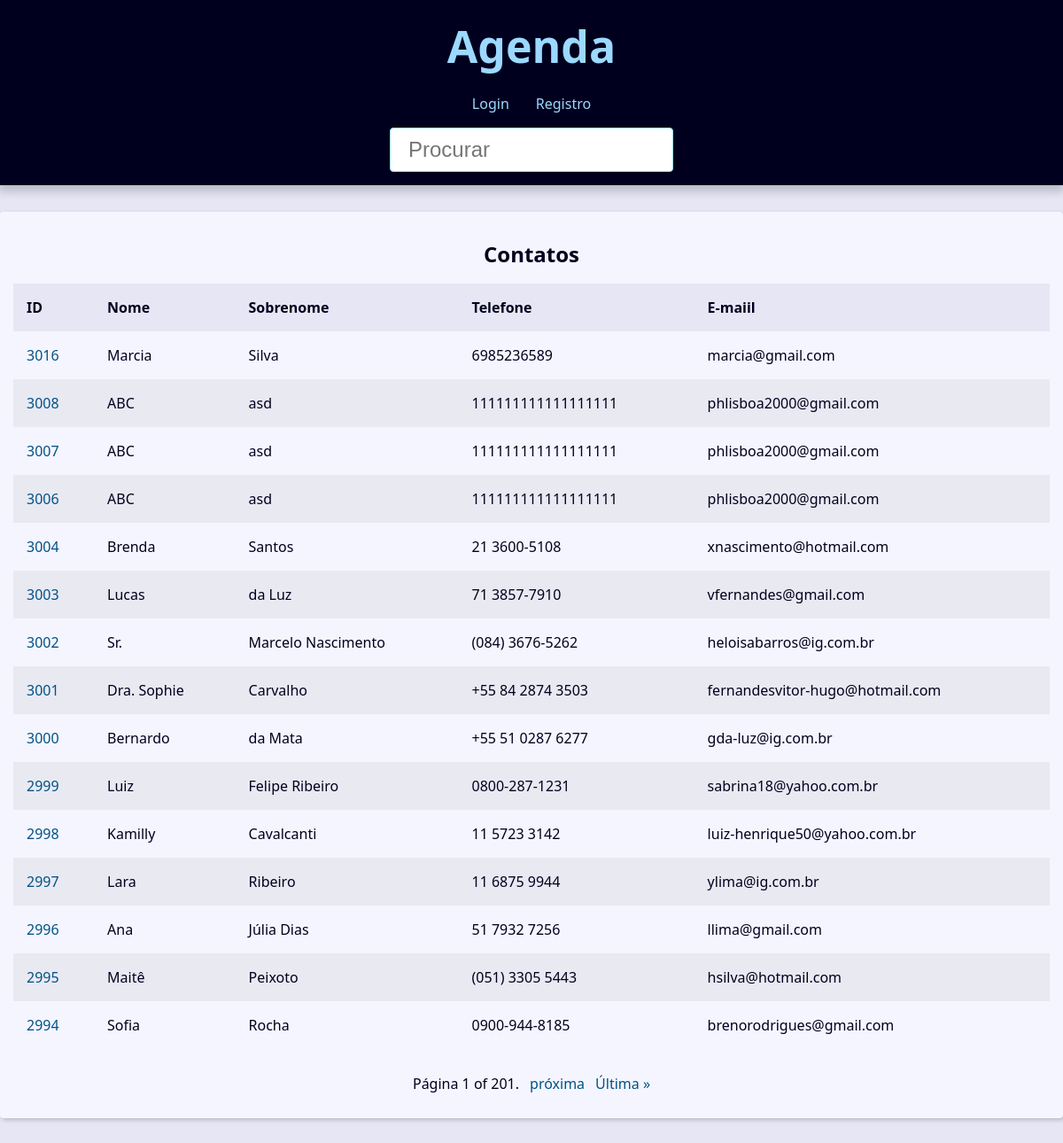
Before: / with the older database file.
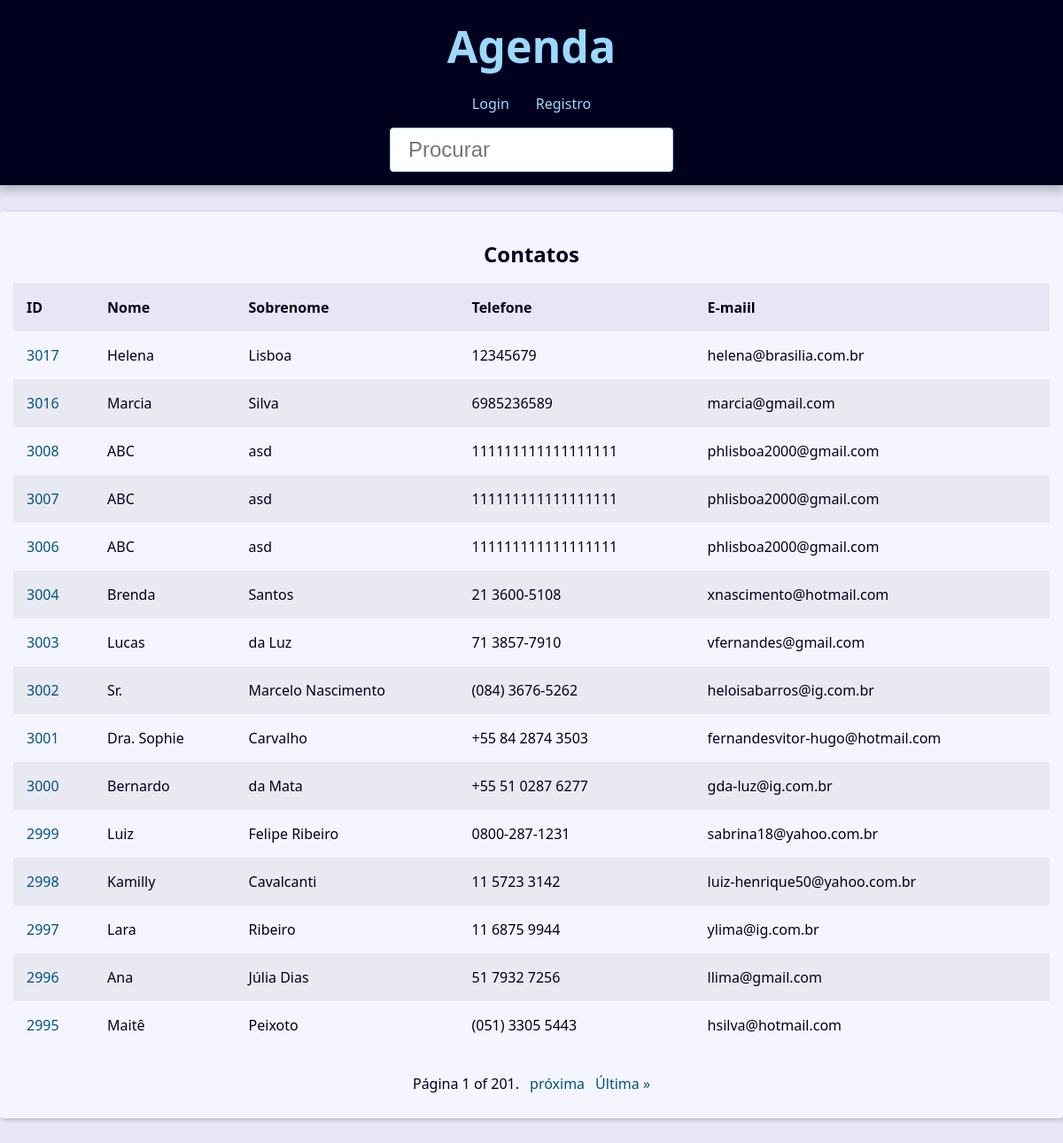
After: the same page with the newer database file.
### contato/models.py (models this page shows, shortened)
class Contato(models.Model):
    primeiro_nome = models.CharField(verbose_name='Nome', max_length=100)
    segundo_nome = models.CharField(max_length=150, verbose_name='Sobrenome')
    telefone = models.CharField(max_length=50)
    email = models.EmailField(max_length=256, blank=True)
    data_criacao = models.DateTimeField(default=timezone.now)
    descricao = models.TextField(blank=True)
    visivel = models.BooleanField(default=True)
    imagem = models.ImageField(blank=True, upload_to='imagens/%Y/%m/')
    categoria = models.ForeignKey(Categoria,
                                  on_delete=models.SET_NULL,
                                  blank=True, null=True)
    owner = models.ForeignKey(
        User,
        on_delete=models.SET_NULL,
        blank=True, null=True
    )

### contato/views/contato_view.py (the view)
# urls.py: path('', index, name="index"),
def index(request):
    contatos = Contato.objects.all().filter(visivel=True).order_by('-id')
    paginator = Paginator(contatos, 15)
    page_number = request.GET.get("page")
    page_obj = paginator.get_page(page_number)
    context = {
        'page_obj': page_obj,
        'site_titulo': 'Contatos '
    }
    return render(request, 'contato/index.html', context)

### contato/templates/contato/index.html
{% extends 'global/base.html' %}
{% block conteudo %}
    {% if page_obj %}
        <div class="responsive-table">
            <table class="contacts-table">
                <caption class="table-caption">
                    Contatos
                </caption>
                <thead>
                    <tr class="table-row table-row-header">
                        <th class="table-header">ID</th>
                        <th class="table-header">Nome</th>
                        <th class="table-header">Sobrenome</th>
                        <th class="table-header">Telefone</th>
                        <th class="table-header">E-maiil</th>
                    </tr>
                </thead>
                <tbody>
                    {% for contato in page_obj  %}
                        <tr class="table-row">
                            <td class="table-cel">
                                <a class="table-link" href="{% url 'contato:contato' contato.id %}"> {{ contato.id }} </a>
                            </td>
                            <td class="table-cel">
                                {{ contato.primeiro_nome }}
                            </td>
                            <td class="table-cel">
                                {{ contato.segundo_nome }}
                            </td>
                            <td class="table-cel">
                                {{ contato.telefone }}
                            </td>
                            <td class="table-cel">
                                {{ contato.email }}
                            </td>
                        </tr>
                    {% endfor %}
                </tbody>
            </table>
        </div>
    {% else %}
    <div class="sigle-contact">
        <h1 class="sigle-contact-name">
            Não foi possível encontar
        </h1>
    </div>
    {% endif %}
{% endblock conteudo %}

### base_templates/global/base.html (shortened to what this page needs)
<!DOCTYPE html>
{% load static %}
<html lang="pt-br">
<head>
    {% include "global/partials/head.html" %}
</head>
<body>
    {% include "global/partials/header.html" %}
    <main class="content">
        {% block conteudo %}{% endblock conteudo %}
        {% include "global/partials/paginacao.html" %}
    </main>
</body>
</html>

### base_templates/global/partials/head.html (shortened to what this page needs)
{% load static %}
<link rel="stylesheet" href=" {% static 'global/css/style.css' %} ">

### base_templates/global/partials/header.html
<header class="header">
    <h1 class="header-heading">
        <a class="header-link" href=" {% url 'contato:index' %}">Agenda</a>
    </h1>
    <nav class-="menu">
        <ul class="menu-list">
            {% if user.is_authenticated %}
                <li class="menu-item">
                    <a class="menu-link" href="{% url 'contato:criacao' %}">
                        Cadastrar
                    </a>
                </li>
                <li class="menu-item">
                    <a class="menu-link" href="{% url 'contato:atualizar_usuario' %}">
                        Atualizar
                    </a>
                </li>
                <li class="menu-item">
                    <a class="menu-link" href="{% url 'contato:logout' %}">
                        Sair
                    </a>
                </li>
            {% else %}
                <li class="menu-item">
                    <a class="menu-link" href="{% url 'contato:login' %}">
                        Login
                    </a>
                </li>
                <li class="menu-item">
                    <a class="menu-link" href="{% url 'contato:registro' %}">
                        Registro
                    </a>
                </li>
            {% endif %}
        </ul>
    </nav>
    <div class="search">
        <form action="{% url 'contato:buscar' %}" method="get">
            <input
            class="search-input"
            type="search"
            name="q"
            id="procurar"
            placeholder="Procurar"
            value="{{ request.GET.q.strip}}">
        </form>
    </div>
</header>

### base_templates/global/partials/paginacao.html (shortened to what this page needs)
{% if page_obj %}
    <div class="pagination">
        <span class="step-links">
            <span class="current">
                Página {{ page_obj.number }} of {{ page_obj.paginator.num_pages }}.
            </span>
            {% if page_obj.has_next %}
                <a href="?page={{ page_obj.next_page_number }}&q={{ request.GET.q.strip}}">próxima</a>
                <a href="?page={{ page_obj.paginator.num_pages }}&q={{ request.GET.q.strip}}">Última &raquo;</a>
            {% endif %}
        </span>
    </div>
{% endif %}

### base_static/global/css/style.css (style rules this page uses)
:root { --spacing: 1.5rem; --link-dark-color: rgb(0, 83, 134); --link-light-color: rgb(156, 217, 255); --clr-white: rgb(245, 245, 255); --clr-black: rgb(0, 0, 30); --clr-light-gray: rgb(230, 230, 245); --clr-dark-shadow-5: rgba(0, 0, 10, 5%); --clr-dark-shadow-10: rgba(0, 0, 10, 10%); --clr-dark-shadow-20: rgba(0, 0, 10, 20%); --clr-light-shadow-5: rgba(200, 200, 255, 5%); --clr-light-shadow-10: rgba(200, 200, 255, 10%); --clr-light-shadow-20: rgba(200, 200, 255, 20%); --main-page-width: 120rem; --table-min-width: 60rem; --biggest-font-size: 5rem; --bigger-font-size: 4rem; --big-font-size: 3.2rem; --medium-font-size: 2.4rem; --small-font-size: 1.6rem; --smaller-font-size: 1.4rem; --smallest-font-size: 1.2rem; --transition-fast: 300ms; --transition-medium: 600ms; --transition-slow: 1s; --default-border-radius: 4px; }
*, *::before, *::after { margin: 0; padding: 0; box-sizing: border-box; }
html { font-size: 62.5%; }
body { font-family: system-ui, -apple-system, BlinkMacSystemFont, 'Segoe UI', Roboto, Oxygen, Ubuntu, Cantarell, 'Open Sans', 'Helvetica Neue', sans-serif; line-height: 1.5; font-size: var(--small-font-size); color: var(--clr-black); -webkit-font-smoothing: antialiased; background: var(--clr-light-gray); }
.header { background: var(--clr-black); padding: var(--spacing); box-shadow: 0 5px 10px 2px var(--clr-dark-shadow-20); z-index: 1; position: relative; }
.header-heading { font-size: var(--biggest-font-size); text-align: center; }
.header-link { color: var(--link-light-color); text-decoration: none; transition: filter var(--transition-fast) ease-in-out; }
.menu-list { list-style: none; display: flex; justify-content: center; flex-flow: row wrap; }
.menu-link { display: block; padding: var(--spacing); color: var(--link-light-color); text-decoration: none; transition: background-color var(--transition-fast) ease-in-out; border-radius: var(--default-border-radius); }
.content { max-width: var(--main-page-width); margin: calc(var(--spacing) * 2) auto; padding: var(--spacing); background: var(--clr-white); box-shadow: 2px 2px 5px var(--clr-dark-shadow-20); border-radius: var(--default-border-radius); }
.responsive-table { width: 100%; overflow-x: auto; }
.contacts-table { width: 100%; min-width: var(--table-min-width); border-collapse: collapse; }
.table-caption { font-size: var(--medium-font-size); font-weight: bold; padding: var(--spacing); }
.table-row { text-align: left; text-overflow: ellipsis; transition: background-color var(--transition-fast) ease-in-out; }
.table-row:nth-of-type(2n) { background: var(--clr-dark-shadow-5); }
.table-row-header { background: var(--clr-light-gray); color: var(--clr-black); }
.table-cel, .table-header { padding: var(--spacing); }
.table-link { color: var(--link-dark-color); transition: color var(--transition-fast) ease-in-out; text-decoration: none; }
.pagination { margin-top: var(--spacing); display: flex; justify-content: center; padding: calc(var(--spacing) * 0.8); font-size: var(--small-font-size); }
.pagination .step-links { display: flex; gap: calc(var(--spacing) * 0.8); }
.pagination .step-links a { color: var(--link-dark-color); transition: color var(--transition-fast) ease-in-out; text-decoration: none; display: block; }
.search { display: flex; justify-content: center; }
.search-input { font-size: var(--medium-font-size); padding: 1rem 2rem; width: 100%; max-width: 32rem; border-radius: var(--default-border-radius); border: 1px solid var(--link-light-color); }

Changed rows visible on the page:
no longer on this page (row unchanged): Contato: id "2994", primeiro_nome "Sofia", segundo_nome "Rocha", telefone "0900-944-8185", email "brenorodrigues@gmail.com"
added Contato: id "3017", primeiro_nome "Helena", segundo_nome "Lisboa", telefone "12345679", email "helena@brasilia.com.br"
